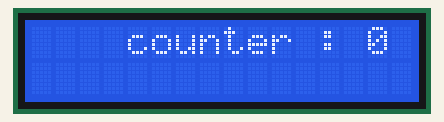
A program run on a simulated ATmega328P, built with avr-gcc and emulated at 16 MHz (the files do not name the chip). On the bench: 16×2 character LCD. Wiring (inferred from the names in the program): character LCD (HD44780): RS PB5; R/W PB6; E PB7; data PC0, PC1, PC2, PC3, PC4, PC5, PC6, PC7.

Above: at 0.1 s.
At 4.2 s:
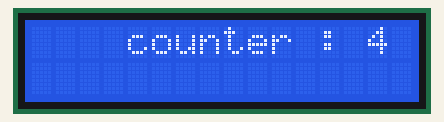
At 9.3 s:
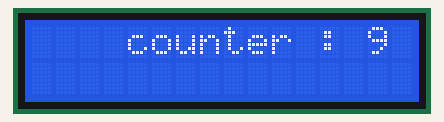
At 18.6 s:
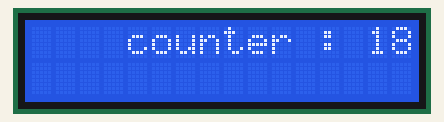
At 27.8 s:
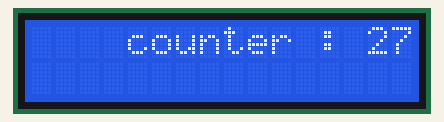
At 38.1 s:
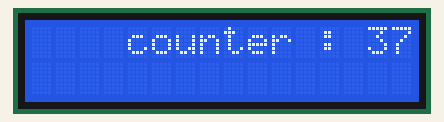

The program:

main.c
```c
#define F_CPU 16000000UL
#include <avr/io.h>
#include <util/delay.h>
#include <stdio.h>
#include "driver/lcd/lcd.h"


int main(void)
{
    LCD_init();

	char buff[30];
	uint16_t counter = 0;
    while (1)
    {
		sprintf(buff,"counter : %d", counter++);
		LCD_writeStringXY(0,4,buff);
		_delay_ms(1000);
    }
}
```

lcd.c
```c
#include "lcd.h"


void LCD_init()
{
	Gpio_init();

	_delay_ms(15);
	LCD_writeCmdData(LCD_8bit_FUNCTION_SET);   // LCD_8bit_FUNCTION_SET      0x38
	_delay_ms(5);
	LCD_writeCmdData(LCD_8bit_FUNCTION_SET);   // LCD_8bit_FUNCTION_SET      0x38
	_delay_ms(1);
	LCD_writeCmdData(LCD_8bit_FUNCTION_SET);   // LCD_8bit_FUNCTION_SET      0x38
	LCD_writeCmdData(LCD_8bit_FUNCTION_SET);   // LCD_8bit_FUNCTION_SET      0x38
	LCD_writeCmdData(LCD_DISPLAY_OFF);         // LCD_DISPLAY_OFF            0x08
	LCD_writeCmdData(LCD_DISPLAY_CLEAR);      // LCD_DISPLAY_CLEAR         0x01
	LCD_writeCmdData(LCD_ENTRY_MODE_SET);      // LCD_ENTRY_MODE_SET         0x06
	LCD_writeCmdData(LCD_DISPLAY_ON);         // LCD_DISPLAY_ON            0x0C
}

void Gpio_init()
{
	//LCD_CONTROL_DDR |= (1<<LCD_RS) | (1<<LCD_RW) | (1<<LCD_E);
	Gpio_initpin(&LCD_CONTROL_DDR,OUTPUT,LCD_RS);
	Gpio_initpin(&LCD_CONTROL_DDR,OUTPUT,LCD_RW);
	Gpio_initpin(&LCD_CONTROL_DDR,OUTPUT,LCD_E);

	//LCD_DATA_DDR = 0xff;
	Gpio_initport(&LCD_DATA_DDR,OUTPUT);
}


void LCD_cmdMode()
{
	// RS pin : bit 0 set
	//LCD_CONTROL_PORT &= ~(1<<LCD_RS);
	Gpio_writepin(&LCD_CONTROL_PORT,LCD_RS,GPIO_PIN_RESET);
}

void LCD_charMode()
{
	// RS pin : bit 0 set
	Gpio_writepin(&LCD_CONTROL_PORT,LCD_RS,GPIO_PIN_SET);
}

void LCD_writeMode()
{
	// RW pin : bit 0 set
	Gpio_writepin(&LCD_CONTROL_PORT,LCD_RW,GPIO_PIN_RESET);
}

void LCD_enableHigh()
{
	// E pin : bit 1 set
	Gpio_writepin(&LCD_CONTROL_PORT,LCD_E,GPIO_PIN_SET);
	_delay_ms(1);
}

void LCD_enableLow()
{
	// E pin : bit 0 set
	Gpio_writepin(&LCD_CONTROL_PORT,LCD_E,GPIO_PIN_RESET);
	_delay_ms(1);
}

void LCD_writeByte(uint8_t data)
{
	// 8 bit PORTC write
	Gpio_writeport(&LCD_DATA_PORT, data);
}


// MCU -> LCD 명령어를 보낼 경우 (write mode)

void LCD_writeCmdData(uint8_t data)
{
	// LCD 명령어 전달
	LCD_cmdMode();
	LCD_writeMode();
	LCD_enableHigh();
	LCD_writeByte(data);
	LCD_enableLow();

}

// MCU -> LCD Data를 보낼 경우 (write mode)
void LCD_writeCharData(uint8_t data)
{
	// LCD Character 쓰기 전달
	LCD_charMode();
	LCD_writeMode();
	LCD_enableHigh();
	LCD_writeByte(data);
	LCD_enableLow();
}

void LCD_writeString(char *str)
{
	for(int i=0; str[i] ; i++)
	{
		LCD_writeCharData(str[i]);
	}
}

void LCD_gotoXY(uint8_t row, uint8_t col)
{
	col%= 16; row %=2;
	uint8_t lcdregisterAddress = (0x40 * row ) + col;
	uint8_t command = 0x80 + lcdregisterAddress;
	LCD_writeCmdData(command);
}

void LCD_writeStringXY(uint8_t row, uint8_t col, char *str)
{
	LCD_gotoXY(row,col);
	LCD_writeString(str);
}

void LCD_clearDisplay()
{
	LCD_writeCmdData(LCD_DISPLAY_CLEAR);
}
```

lcd.h
```c
#ifndef LCD_H_
#define LCD_H_

#define F_CPU 16000000UL
#include <avr/io.h>
#include <util/delay.h>
#include "../../Periph/GPIO/gpio.h"

#define      LCD_CONTROL_DDR      DDRB
#define      LCD_CONTROL_PORT   PORTB
#define      LCD_DATA_DDR   DDRC
#define      LCD_DATA_PORT   PORTC

#define      LCD_RS            5
#define      LCD_RW            6
#define      LCD_E            7

#define LCD_8bit_FUNCTION_SET      0x38
#define LCD_8bit_FUNCTION_SET      0x38
#define LCD_8bit_FUNCTION_SET      0x38
#define LCD_8bit_FUNCTION_SET      0x38
#define LCD_DISPLAY_OFF            0x08
#define LCD_DISPLAY_CLEAR         0x01
#define LCD_ENTRY_MODE_SET         0x06
#define LCD_DISPLAY_ON            0x0C

void LCD_init();
void Gpio_init();
void LCD_cmdMode();
void LCD_charMode();
void LCD_writeMode();
void LCD_enableHigh();
void LCD_enableLow();
void LCD_writeByte(uint8_t data);
void LCD_writeCmdData(uint8_t data);
void LCD_writeCharData(uint8_t data);
void LCD_writeString(char *str);
void LCD_gotoXY(uint8_t row, uint8_t col);
void LCD_writeStringXY(uint8_t row, uint8_t col, char *str);
void LCD_clearDisplay();


#endif /* LCD_H_ */
```

gpio.c
```c
#include "gpio.h"

// DDR 1. port 2. pin

void Gpio_initport(volatile uint8_t* DDR, uint8_t dir) // 포트 인풋 정하기
{
	if(dir == OUTPUT)
	{
		*DDR = 0xff;
	}
	else
	{
		*DDR = 0x00;
	}
}
void Gpio_initpin(volatile uint8_t *DDR, uint8_t dir, uint8_t pinNum) // 특정 핀 인풋정하기
{
	if (dir == OUTPUT)
	{
		*DDR |= (1<<pinNum);
	}
	else
	{
		*DDR &= ~(1<<pinNum);
	}
}
void Gpio_writeport(volatile uint8_t* PORT, uint8_t data) //포트에서 값 그대로 대입하기
{
	*PORT = data;
}
void Gpio_writepin(volatile uint8_t* PORT, uint8_t pinNum, uint8_t state) // 포트에서 특정 핀 상태 정하기
{
	if(state == GPIO_PIN_SET)
	{
		*PORT |= (1<<pinNum);
	}
	else
	{
		*PORT &= ~(1<<pinNum);
	}
}
uint8_t Gpio_readport(volatile uint8_t* PIN) // 핀 그대로 반환 말 그대로 읽기
{
	return *PIN;
}
uint8_t Gpio_readpin(volatile uint8_t* PIN, uint8_t pinNum) // 특정 핀 읽기
{
	return ((*PIN & (1<<pinNum)) != 0);
}
```

gpio.h
```c
#ifndef GPIO_H_
#define GPIO_H_

#define F_CPU 16000000UL
#include <avr/io.h>
#include <util/delay.h>

enum {INPUT, OUTPUT};
enum {GPIO_PIN_RESET, GPIO_PIN_SET};

void Gpio_initport(volatile uint8_t* DDR, uint8_t dir);
void Gpio_initpin(volatile uint8_t *DDR, uint8_t dir, uint8_t pinNum);
void Gpio_writeport(volatile uint8_t* PORT, uint8_t data);
void Gpio_writepin(volatile uint8_t* PORT, uint8_t pinNum, uint8_t state);
uint8_t Gpio_readport(volatile uint8_t* PIN);
uint8_t Gpio_readpin(volatile uint8_t* PIN, uint8_t pinNum);


#endif /* GPIO_H_ */
```

Measured:
- what the display in image 0 shows lasts 1.0 s, from 0.1 s to 1.1 s
